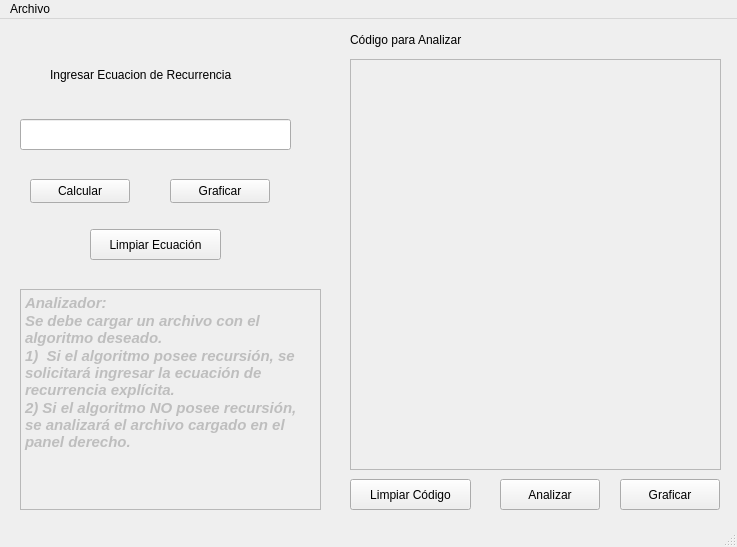
<?xml version="1.0" encoding="UTF-8"?>
<ui version="4.0">
 <class>MainWindow</class>
 <widget class="QMainWindow" name="MainWindow">
  <property name="enabled">
   <bool>true</bool>
  </property>
  <property name="geometry">
   <rect>
    <x>0</x>
    <y>0</y>
    <width>737</width>
    <height>547</height>
   </rect>
  </property>
  <property name="minimumSize">
   <size>
    <width>737</width>
    <height>547</height>
   </size>
  </property>
  <property name="maximumSize">
   <size>
    <width>737</width>
    <height>547</height>
   </size>
  </property>
  <property name="windowTitle">
   <string>Analizador de Complejidades Algoritmicas</string>
  </property>
  <widget class="QWidget" name="centralwidget">
   <widget class="QTextEdit" name="caja_texto">
    <property name="enabled">
     <bool>false</bool>
    </property>
    <property name="geometry">
     <rect>
      <x>350</x>
      <y>40</y>
      <width>371</width>
      <height>411</height>
     </rect>
    </property>
    <property name="documentTitle">
     <string/>
    </property>
   </widget>
   <widget class="QLabel" name="label">
    <property name="geometry">
     <rect>
      <x>50</x>
      <y>40</y>
      <width>231</width>
      <height>31</height>
     </rect>
    </property>
    <property name="text">
     <string>Ingresar Ecuacion de Recurrencia</string>
    </property>
   </widget>
   <widget class="QLineEdit" name="linea_texto">
    <property name="geometry">
     <rect>
      <x>20</x>
      <y>100</y>
      <width>271</width>
      <height>31</height>
     </rect>
    </property>
   </widget>
   <widget class="QPushButton" name="btn_calcular_ecuacion">
    <property name="geometry">
     <rect>
      <x>30</x>
      <y>160</y>
      <width>100</width>
      <height>24</height>
     </rect>
    </property>
    <property name="text">
     <string>Calcular</string>
    </property>
   </widget>
   <widget class="QPushButton" name="btn_graficar_ecuacion">
    <property name="geometry">
     <rect>
      <x>170</x>
      <y>160</y>
      <width>100</width>
      <height>24</height>
     </rect>
    </property>
    <property name="text">
     <string>Graficar</string>
    </property>
   </widget>
   <widget class="QPushButton" name="btn_analizar_codigo">
    <property name="geometry">
     <rect>
      <x>500</x>
      <y>460</y>
      <width>100</width>
      <height>31</height>
     </rect>
    </property>
    <property name="text">
     <string>Analizar</string>
    </property>
   </widget>
   <widget class="QPushButton" name="btn_graficar_codigo">
    <property name="geometry">
     <rect>
      <x>620</x>
      <y>460</y>
      <width>100</width>
      <height>31</height>
     </rect>
    </property>
    <property name="text">
     <string>Graficar</string>
    </property>
   </widget>
   <widget class="QPushButton" name="btn_limpiar_codigo">
    <property name="geometry">
     <rect>
      <x>350</x>
      <y>460</y>
      <width>121</width>
      <height>31</height>
     </rect>
    </property>
    <property name="text">
     <string>Limpiar Código</string>
    </property>
   </widget>
   <widget class="QPushButton" name="btn_limpiar_ecuacion">
    <property name="geometry">
     <rect>
      <x>90</x>
      <y>210</y>
      <width>131</width>
      <height>31</height>
     </rect>
    </property>
    <property name="text">
     <string>Limpiar Ecuación</string>
    </property>
   </widget>
   <widget class="QLabel" name="label_2">
    <property name="geometry">
     <rect>
      <x>350</x>
      <y>10</y>
      <width>141</width>
      <height>21</height>
     </rect>
    </property>
    <property name="text">
     <string>Código para Analizar</string>
    </property>
   </widget>
   <widget class="QTextEdit" name="textEdit">
    <property name="enabled">
     <bool>false</bool>
    </property>
    <property name="geometry">
     <rect>
      <x>20</x>
      <y>270</y>
      <width>301</width>
      <height>221</height>
     </rect>
    </property>
    <property name="html">
     <string>&lt;!DOCTYPE HTML PUBLIC &quot;-//W3C//DTD HTML 4.0//EN&quot; &quot;http://www.w3.org/TR/REC-html40/strict.dtd&quot;&gt;
&lt;html&gt;&lt;head&gt;&lt;meta name=&quot;qrichtext&quot; content=&quot;1&quot; /&gt;&lt;style type=&quot;text/css&quot;&gt;
p, li { white-space: pre-wrap; }
&lt;/style&gt;&lt;/head&gt;&lt;body style=&quot; font-family:'Cantarell'; font-size:11pt; font-weight:400; font-style:normal;&quot;&gt;
&lt;p style=&quot; margin-top:0px; margin-bottom:0px; margin-left:0px; margin-right:0px; -qt-block-indent:0; text-indent:0px;&quot;&gt;&lt;span style=&quot; font-weight:600; font-style:italic;&quot;&gt;Analizador:&lt;/span&gt;&lt;/p&gt;
&lt;p style=&quot; margin-top:0px; margin-bottom:0px; margin-left:0px; margin-right:0px; -qt-block-indent:0; text-indent:0px;&quot;&gt;&lt;span style=&quot; font-weight:600; font-style:italic;&quot;&gt;Se debe cargar un archivo con el algoritmo deseado.&lt;/span&gt;&lt;/p&gt;
&lt;p style=&quot; margin-top:0px; margin-bottom:0px; margin-left:0px; margin-right:0px; -qt-block-indent:0; text-indent:0px;&quot;&gt;&lt;span style=&quot; font-weight:600; font-style:italic;&quot;&gt;1)  Si el algoritmo posee recursión, se solicitará ingresar la ecuación de recurrencia explícita.&lt;/span&gt;&lt;/p&gt;
&lt;p style=&quot; margin-top:0px; margin-bottom:0px; margin-left:0px; margin-right:0px; -qt-block-indent:0; text-indent:0px;&quot;&gt;&lt;span style=&quot; font-weight:600; font-style:italic;&quot;&gt;2) Si el algoritmo NO posee recursión, se analizará el archivo cargado en el panel derecho.&lt;/span&gt;&lt;/p&gt;&lt;/body&gt;&lt;/html&gt;</string>
    </property>
   </widget>
  </widget>
  <widget class="QMenuBar" name="menubar">
   <property name="geometry">
    <rect>
     <x>0</x>
     <y>0</y>
     <width>737</width>
     <height>27</height>
    </rect>
   </property>
   <widget class="QMenu" name="menuArchivo">
    <property name="title">
     <string>Archivo</string>
    </property>
    <addaction name="actionAbrir"/>
    <addaction name="actionHistorico"/>
    <addaction name="separator"/>
    <addaction name="actionSalir"/>
   </widget>
   <addaction name="menuArchivo"/>
  </widget>
  <widget class="QStatusBar" name="barra_estados"/>
  <action name="actionAbrir">
   <property name="text">
    <string>Abrir archivo</string>
   </property>
  </action>
  <action name="actionHistorico">
   <property name="text">
    <string>Revisar histórico</string>
   </property>
  </action>
  <action name="actionSalir">
   <property name="text">
    <string>Salir</string>
   </property>
  </action>
 </widget>
 <resources/>
 <connections/>
</ui>
